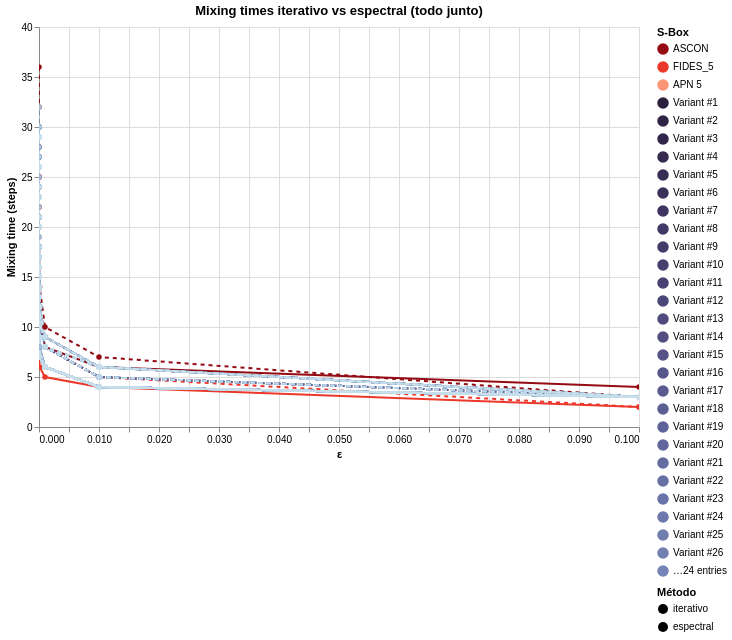

Notebook source saved alongside this figure:
### Code cell
chart_spec = compare_mixing_times_spectrals_altair(
    specs,
    epsilons=[10**(-i) for i in range(1,11)],
    max_steps=10000,
)
chart_spec

### Figure 1 — Vega-Lite specification as saved in the notebook (floating-point values rounded to 4 significant figures; data arrays with more than 128 entries replaced by an {"elided": "..."} marker saying what was removed)
{"config": {"view": {"continuousWidth": 300, "continuousHeight": 300}}, "data": {"name": "data-1870509ac1afc04cc6e027012336de0b"}, "mark": {"type": "line", "point": true}, "encoding": {"color": {"field": "S-Box", "legend": {"title": "S-Box"}, "scale": {"domain": ["ASCON", "FIDES_5", "APN 5", "Variant #1", "Variant #2", "Variant #3", "Variant #4", "Variant #5", "Variant #6", "Variant #7", "Variant #8", "Variant #9", "Variant #10", "Variant #11", "Variant #12", "Variant #13", "Variant #14", "Variant #15", "Variant #16", "Variant #17", "Variant #18", "Variant #19", "Variant #20", "Variant #21", "Variant #22", "Variant #23", "Variant #24", "Variant #25", "Variant #26", "Variant #27", "Variant #28", "Variant #29", "Variant #30", "Variant #31", "Variant #32", "Variant #33", "Variant #34", "Variant #35", "Variant #36", "Variant #37", "Variant #38", "Variant #39", "Variant #40", "Variant #41", "Variant #42", "Variant #43", "Variant #44", "Variant #45", "Variant #46", "Variant #47", "Variant #48", "Variant #49", "Variant #50"], "range": ["#940b13", "#ec382b", "#fc9576", "#2b1f3e", "#2f2345", "#312649", "#35294f", "#382d55", "#3b305a", "#3e3460", "#423866", "#443b6a", "#473f6f", "#494373", "#4c4779", "#4f4b7e", "#524e82", "#555387", "#57578c", "#5a5a8f", "#5c5f94", "#5f6398", "#61679c", "#646ba0", "#6770a4", "#6973a7", "#6c78ab", "#6f7daf", "#7180b1", "#7485b5", "#7789b8", "#798dbb", "#7d91be", "#8096c1", "#8299c4", "#869ec7", "#89a2c9", "#8ca6cb", "#8faace", "#93afd1", "#96b2d3", "#9ab6d5", "#9ebbd7", "#a1bed9", "#a5c2db", "#a9c6de", "#acc9df", "#b1cde1", "#b4d0e3", "#b9d4e5", "#bed8e7", "#c2dbe9", "#c7dfeb"]}, "type": "nominal"}, "strokeDash": {"field": "Método", "legend": {"title": "Método"}, "scale": {"domain": ["iterativo", "espectral"], "range": [[], [4, 4]]}, "type": "nominal"}, "tooltip": [{"field": "S-Box", "type": "nominal"}, {"field": "Método", "type": "nominal"}, {"field": "ε", "type": "quantitative"}, {"field": "Mixing time", "type": "quantitative"}], "x": {"field": "ε", "scale": {}, "title": "ε", "type": "quantitative"}, "y": {"field": "Mixing time", "title": "Mixing time (steps)", "type": "quantitative"}}, "height": 400, "params": [{"name": "param_8", "select": {"type": "interval", "encodings": ["x", "y"]}, "bind": "scales"}], "title": "Mixing times iterativo vs espectral (todo junto)", "width": 600, "$schema": "https://vega.github.io/schema/vega-lite/v5.20.1.json", "datasets": {"data-1870509ac1afc04cc6e027012336de0b": {"elided": "1060 records"}}}
